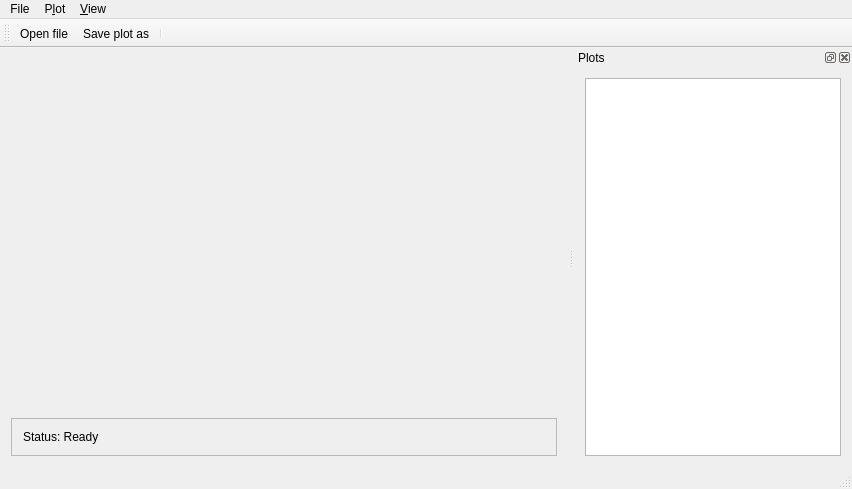
<?xml version="1.0" encoding="UTF-8"?>
<ui version="4.0">
 <class>MainWindow</class>
 <widget class="QMainWindow" name="MainWindow">
  <property name="geometry">
   <rect>
    <x>0</x>
    <y>0</y>
    <width>852</width>
    <height>489</height>
   </rect>
  </property>
  <property name="windowTitle">
   <string>QtPlot</string>
  </property>
  <widget class="QWidget" name="centralWidget">
   <layout class="QVBoxLayout" name="verticalLayout_2">
    <item>
     <widget class="QCustomPlot" name="plPlot" native="true">
      <property name="sizePolicy">
       <sizepolicy hsizetype="Expanding" vsizetype="Expanding">
        <horstretch>0</horstretch>
        <verstretch>0</verstretch>
       </sizepolicy>
      </property>
     </widget>
    </item>
    <item>
     <widget class="QFrame" name="fraStatus">
      <property name="frameShape">
       <enum>QFrame::StyledPanel</enum>
      </property>
      <property name="frameShadow">
       <enum>QFrame::Raised</enum>
      </property>
      <layout class="QHBoxLayout" name="horizontalLayout">
       <item>
        <widget class="QLabel" name="lblStatus">
         <property name="text">
          <string>Status: Ready</string>
         </property>
        </widget>
       </item>
       <item>
        <widget class="QLabel" name="lblPosition">
         <property name="text">
          <string/>
         </property>
         <property name="alignment">
          <set>Qt::AlignRight|Qt::AlignTrailing|Qt::AlignVCenter</set>
         </property>
        </widget>
       </item>
      </layout>
     </widget>
    </item>
   </layout>
  </widget>
  <widget class="QMenuBar" name="menuBar">
   <property name="geometry">
    <rect>
     <x>0</x>
     <y>0</y>
     <width>852</width>
     <height>26</height>
    </rect>
   </property>
   <widget class="QMenu" name="menuPlot">
    <property name="title">
     <string>File</string>
    </property>
    <addaction name="actionOpenFile"/>
    <addaction name="separator"/>
    <addaction name="actionSavePlot"/>
    <addaction name="separator"/>
    <addaction name="actionExit"/>
   </widget>
   <widget class="QMenu" name="menuPlot_2">
    <property name="title">
     <string>P&amp;lot</string>
    </property>
    <widget class="QMenu" name="menuX_Axis">
     <property name="title">
      <string>&amp;x-Axis</string>
     </property>
     <addaction name="actionLinear"/>
     <addaction name="actionLogaritmic"/>
    </widget>
    <widget class="QMenu" name="menuY_Axis">
     <property name="title">
      <string>&amp;y-Axis</string>
     </property>
     <addaction name="actionLinear_2"/>
     <addaction name="actionLogarithmic"/>
    </widget>
    <addaction name="actionRefresh"/>
    <addaction name="actionRescale"/>
    <addaction name="separator"/>
    <addaction name="menuX_Axis"/>
    <addaction name="menuY_Axis"/>
   </widget>
   <widget class="QMenu" name="menuView">
    <property name="title">
     <string>&amp;View</string>
    </property>
    <addaction name="actionStatusbar"/>
    <addaction name="actionDockPlots"/>
   </widget>
   <addaction name="menuPlot"/>
   <addaction name="menuPlot_2"/>
   <addaction name="menuView"/>
  </widget>
  <widget class="QToolBar" name="mainToolBar">
   <property name="windowTitle">
    <string>Toolbar</string>
   </property>
   <attribute name="toolBarArea">
    <enum>TopToolBarArea</enum>
   </attribute>
   <attribute name="toolBarBreak">
    <bool>false</bool>
   </attribute>
   <addaction name="actionOpenFile"/>
   <addaction name="actionSavePlot"/>
   <addaction name="separator"/>
  </widget>
  <widget class="QStatusBar" name="statusBar"/>
  <widget class="QDockWidget" name="dockPlots">
   <property name="windowTitle">
    <string>Plots</string>
   </property>
   <attribute name="dockWidgetArea">
    <number>2</number>
   </attribute>
   <widget class="QWidget" name="dockWidgetContents">
    <layout class="QVBoxLayout" name="verticalLayout_3">
     <item>
      <widget class="QListWidget" name="lstPlots">
       <property name="contextMenuPolicy">
        <enum>Qt::CustomContextMenu</enum>
       </property>
       <property name="acceptDrops">
        <bool>true</bool>
       </property>
      </widget>
     </item>
    </layout>
   </widget>
  </widget>
  <action name="actionOpenFile">
   <property name="icon">
    <iconset resource="resources.qrc">
     <normaloff>:/icons/open.png</normaloff>:/icons/open.png</iconset>
   </property>
   <property name="text">
    <string>&amp;Open file ...</string>
   </property>
   <property name="shortcut">
    <string>Ctrl+O</string>
   </property>
  </action>
  <action name="actionSavePlot">
   <property name="icon">
    <iconset resource="resources.qrc">
     <normaloff>:/icons/save.png</normaloff>:/icons/save.png</iconset>
   </property>
   <property name="text">
    <string>&amp;Save plot as ...</string>
   </property>
   <property name="shortcut">
    <string>Ctrl+S</string>
   </property>
  </action>
  <action name="actionExit">
   <property name="text">
    <string>&amp;Exit</string>
   </property>
   <property name="shortcut">
    <string>Ctrl+Q</string>
   </property>
  </action>
  <action name="actionRescale">
   <property name="text">
    <string>R&amp;escale</string>
   </property>
  </action>
  <action name="actionRefresh">
   <property name="text">
    <string>&amp;Refresh</string>
   </property>
   <property name="shortcut">
    <string>F5</string>
   </property>
  </action>
  <action name="actionStatusbar">
   <property name="checkable">
    <bool>true</bool>
   </property>
   <property name="checked">
    <bool>false</bool>
   </property>
   <property name="text">
    <string>&amp;Statusbar</string>
   </property>
  </action>
  <action name="actionLinear">
   <property name="text">
    <string>&amp;Linear</string>
   </property>
  </action>
  <action name="actionLogaritmic">
   <property name="text">
    <string>L&amp;ogaritmic</string>
   </property>
  </action>
  <action name="actionLinear_2">
   <property name="text">
    <string>&amp;Linear</string>
   </property>
  </action>
  <action name="actionLogarithmic">
   <property name="text">
    <string>L&amp;ogarithmic</string>
   </property>
  </action>
  <action name="actionDockPlots">
   <property name="checkable">
    <bool>true</bool>
   </property>
   <property name="text">
    <string>&amp;Plots</string>
   </property>
   <property name="shortcut">
    <string>F4</string>
   </property>
  </action>
 </widget>
 <layoutdefault spacing="6" margin="11"/>
 <customwidgets>
  <customwidget>
   <class>QCustomPlot</class>
   <extends>QWidget</extends>
   <header>qcustomplot.h</header>
   <container>1</container>
  </customwidget>
 </customwidgets>
 <resources>
  <include location="resources.qrc"/>
 </resources>
 <connections/>
</ui>
